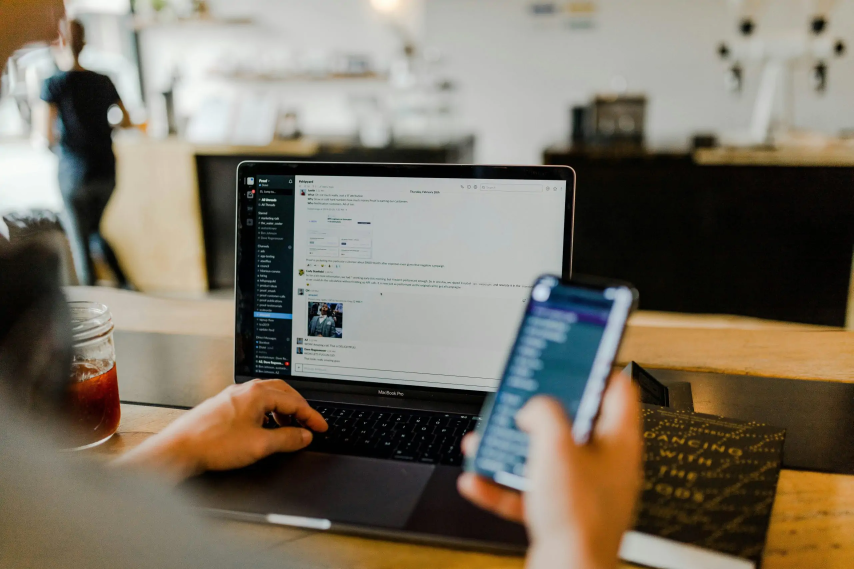
#> input picture media/requests/replies/saasphoto1.webp, 2560 x 1707 px (shown at 1/3 size)
$ python -i image_resize.py   (imports and definitions only)
#> lines starting #> are read from the running program, lines starting #| are printed output that depends on the picture
# apps/helpers/image_resize.py
import os
import io
import math
from typing import Tuple, Optional
from PIL import Image, ImageOps
from django.core.files.base import ContentFile
from django.utils import timezone  # FAZ 1 (TZ): Berlin saatine göre dosya adı


def process_image(
        file,
        max_width: int = 1200,
        max_height: int = 1200,
        quality: int = 85,
        max_kb: Optional[int] = 150,  # ← hedef boyut (KB) – None ise devre dışı
        prefer_webp: bool = True,  # WebP destekliyse önceliklendir
        keep_exif: bool = False,  # EXIF tutma (genelde False: daha küçük dosya)
) -> Tuple[str, ContentFile]:
    """
    (1) Görseli EXIF'e göre doğru yöne çevirir.
    (2) En/boy'u max_width/max_height'e sığdırır (en iyi kalite LANCZOS).
    (3) Formatı akıllıca seçer:
        - Alfa/transparan varsa: WebP (lossy) destekleniyorsa -> WEBP; değilse PNG.
        - Alfa yoksa: WEBP (varsa) -> yoksa JPEG.
    (4) max_kb hedefi için kaliteyi ikili arama ile düşürür; yetmezse hafif yeniden boyutlandırır.
    (5) EXIF metadata'yı atar (keep_exif=False).
    """
#> called with max_width = 1200, max_height = 1200, quality = 85, max_kb = 150, prefer_webp = True, keep_exif = False
    # ------------- aç & yön düzelt -------------
    im = Image.open(file)
#> im is the input picture: PIL image 2560x1707 RGB; mean R, G, B 122.8, 114.7, 100.4
    im = ImageOps.exif_transpose(im)  # yanlış dönmüş fotoları düzelt

    # ------------- renk modu -------------
    has_alpha = (
            im.mode in ("RGBA", "LA") or
            ("transparency" in im.info)
    )
#> has_alpha = False
    # WebP alfa destekler. JPEG desteklemez.
    if not has_alpha and im.mode not in ("RGB", "L"):
        im = im.convert("RGB")

    # ------------- yeniden boyutlandır -------------
    im.thumbnail((max_width, max_height), Image.Resampling.LANCZOS)
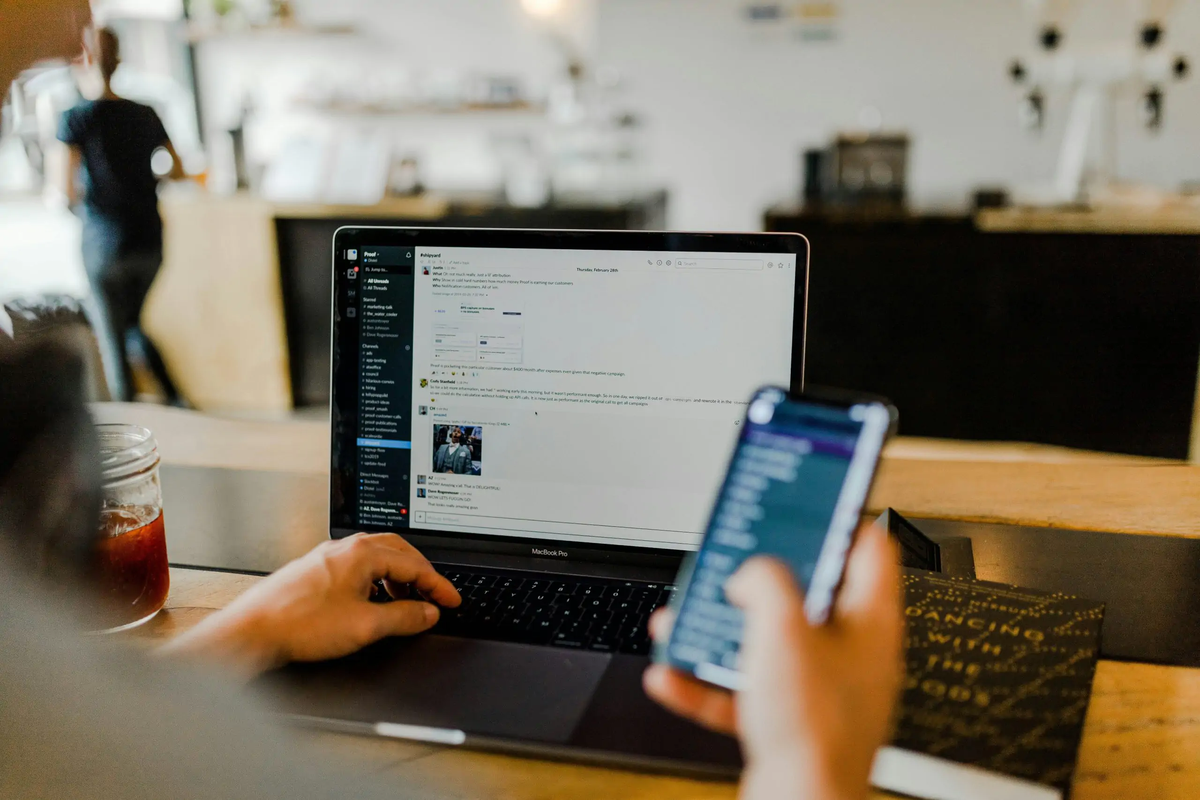
#> im: PIL image 1200x800 RGB; mean R, G, B 122.8, 114.8, 100.4

    # ------------- hedef format belirle -------------
    orig_ext = os.path.splitext(getattr(file, "name", "upload"))[1].lower()
    supports_webp = "WEBP" in Image.registered_extensions().values()
    target_format = None
    target_ext = None

    if has_alpha:
        if prefer_webp and supports_webp:
            target_format, target_ext = "WEBP", ".webp"
        else:
            # PNG şişebilir; yine de alfa varsa güvenli seçim PNG
            target_format, target_ext = "PNG", ".png"
    else:
        if prefer_webp and supports_webp:
            target_format, target_ext = "WEBP", ".webp"
        else:
            target_format, target_ext = "JPEG", ".jpg"

    # ------------- kaydetme yardımcıları -------------
    def _save_to_bytes(img, q):
        """Verilen kaliteyle bytes döndürür (format opsiyonlarıyla)."""
        buf = io.BytesIO()
        save_kwargs = {}
        if target_format == "JPEG":
            # EXIF tutmayalım: küçük dosya
            save_kwargs.update(dict(quality=int(q), optimize=True, progressive=True))
            if not keep_exif and "exif" in img.info:
                img.info.pop("exif", None)
            # JPEG alfa desteklemez
            to_save = img.convert("RGB") if img.mode != "RGB" else img
            to_save.save(buf, format="JPEG", **save_kwargs)
        elif target_format == "WEBP":
            # method: 6 daha agresif optimizasyon
            save_kwargs.update(dict(quality=int(q), method=6))
            # WebP'de de EXIF tutmayalım
            if not keep_exif and "exif" in img.info:
                img.info.pop("exif", None)
            to_save = img
            to_save.save(buf, format="WEBP", **save_kwargs)
        elif target_format == "PNG":
            # kalite parametresi yok; paletli/optimize deneyelim
            # Alfa varsa RGBA; yoksa P/optimize
            if has_alpha:
                to_save = img.convert("RGBA")
            else:
                # renk sayısını kısarak dosyayı küçült
                to_save = img.convert("P", palette=Image.ADAPTIVE, colors=256)
            to_save.save(buf, format="PNG", optimize=True)
        else:
            # emniyet: orijinal formatı dene
            img.save(buf, format=target_format or "PNG")
        return buf.getvalue()

    # ------------- hedef boyuta sıkıştırma -------------
    # PNG'de kalite iterasyonu yok; WebP/JPEG'te ikili arama yapalım.
    q_lo, q_hi = 40, max(quality, 85)
    data = _save_to_bytes(im, quality if target_format in ("JPEG", "WEBP") else None)
    target_bytes = max_kb * 1024 if max_kb else None

    def _fits(b):
        return (target_bytes is None) or (len(b) <= target_bytes)

    # İlk deneme uygunsa döneriz
    if _fits(data):
        filename = _make_filename(target_ext)
        return filename, ContentFile(data)

    # PNG ise: WebP denenebilir (alfa olsa da WebP alfa destekler)
    # PNG çok büyük kaldıysa ve WebP destekleniyorsa otomatik WebP'ye geç
    if target_format == "PNG" and prefer_webp and supports_webp:
        target_format, target_ext = "WEBP", ".webp"
        data = _save_to_bytes(im, quality)

        if _fits(data):
            filename = _make_filename(target_ext)
            return filename, ContentFile(data)

    # JPEG/WEBP ikili arama kalite
    if target_format in ("JPEG", "WEBP"):
        best = None
        lo, hi = q_lo, q_hi
        for _ in range(8):  # 8 tur yeterli
            mid = (lo + hi) // 2
            trial = _save_to_bytes(im, mid)
            if _fits(trial):
                best = (mid, trial)
                hi = mid - 1
            else:
                lo = mid + 1

        if best:
            _, b = best
            if _fits(b):
                filename = _make_filename(target_ext)
                return filename, ContentFile(b)

    # Hâlâ büyükse: bir miktar daha küçültüp tekrar dene
    if target_bytes:
        for _ in range(2):  # 2 kez küçültme denemesi
            factor = math.sqrt(len(data) / target_bytes) * 0.95
            if factor <= 1.02:
                break
            new_w = max(320, int(im.width / factor))
            new_h = max(320, int(im.height / factor))
            if new_w < im.width or new_h < im.height:
                im = im.copy()
                im.thumbnail((new_w, new_h), Image.Resampling.LANCZOS)
                if target_format in ("JPEG", "WEBP"):
                    # tekrar kalite araması
                    best = None
                    lo, hi = q_lo, q_hi
                    for _ in range(8):
                        mid = (lo + hi) // 2
                        trial = _save_to_bytes(im, mid)
                        if _fits(trial):
                            best = (mid, trial)
                            hi = mid - 1
                        else:
                            lo = mid + 1
                    if best:
                        _, data = best
                    else:
                        data = _save_to_bytes(im, quality)
                else:
                    data = _save_to_bytes(im, None)
                if _fits(data):
                    break

    filename = _make_filename(target_ext)
    return filename, ContentFile(data)


def _make_filename(ext: str) -> str:
    # FAZ 1 (TZ): Django TIME_ZONE'a (Berlin) göre aware datetime → dosya adı
    # tutarlılığı (yaz saati geçişlerinde dahi) garantilenir.
#> (the run stopped early here; a loop or call above may not have finished)
